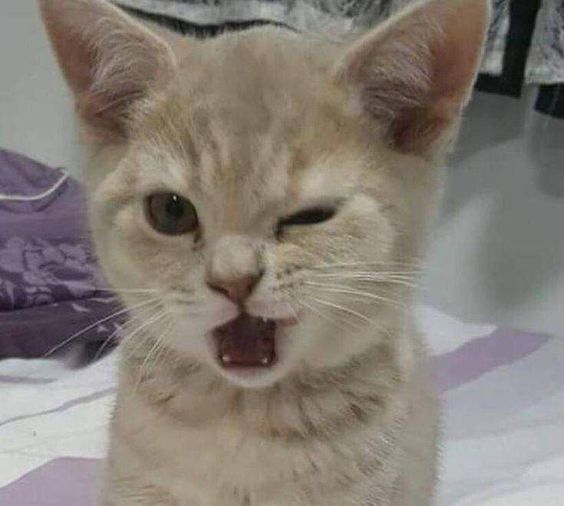
#> input picture exmpl/catsy.jpg, 564 x 506 px
$ jupyter execute exmpl.ipynb
#> lines starting #> are read from the running program, lines starting #| are printed output that depends on the picture
## Задание 2.1
<font size="4">Выбрать значение шага дискретизации в пределах от 5 до 15. Продискретизировать с этим шагом дискретизации изображение и вывести его на экран.

[cell 1]
import cv2
import numpy as np
from matplotlib import pyplot as plt
image = cv2.imread('catsy.jpg')
#> image is the input picture: shape (506, 564, 3); mean B, G, R 117.6, 125.5, 133.7
image = cv2.cvtColor(image, cv2.COLOR_BGR2RGB)
img = image.copy()

K = 15
s = img.shape
#> s = (506, 564, 3)

h1, w1 = s[0], s[1]
#> h1 = 506; w1 = 564
h = (s[0] - s[0] % K)
#> h = 495
w = (s[1] - s[1] % K)
#> w = 555

img = cv2.resize(img, (w, h))

for y in range(0, h-1, K):
    for x in range(0, w-1, K):
        if len(s) > 2:
            s = np.average(img[y:(y + K), x:(x + K)], axis=0)
            img[y:(y + K), x:(x + K)] = np.average(s, axis=0)
        else:
            s = img[y:(y+K), x:(x+K)]
            img[y:(y+K), x:(x+K)] = np.average(s)
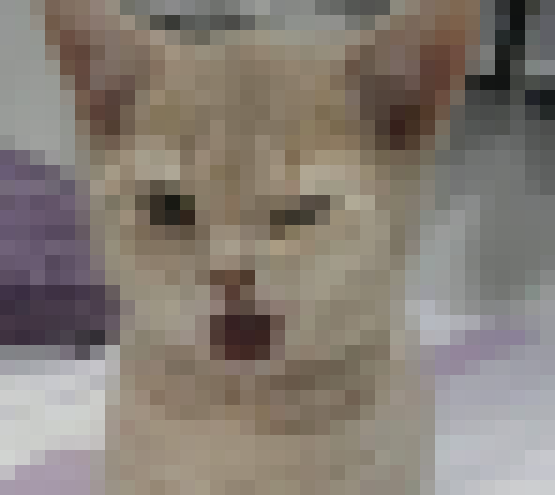
#> img: shape (495, 555, 3); mean R, G, B 133, 124.9, 117

img = cv2.resize(img, (w1, h1))
#> img: shape (506, 564, 3)
res = np.hstack((image, img))
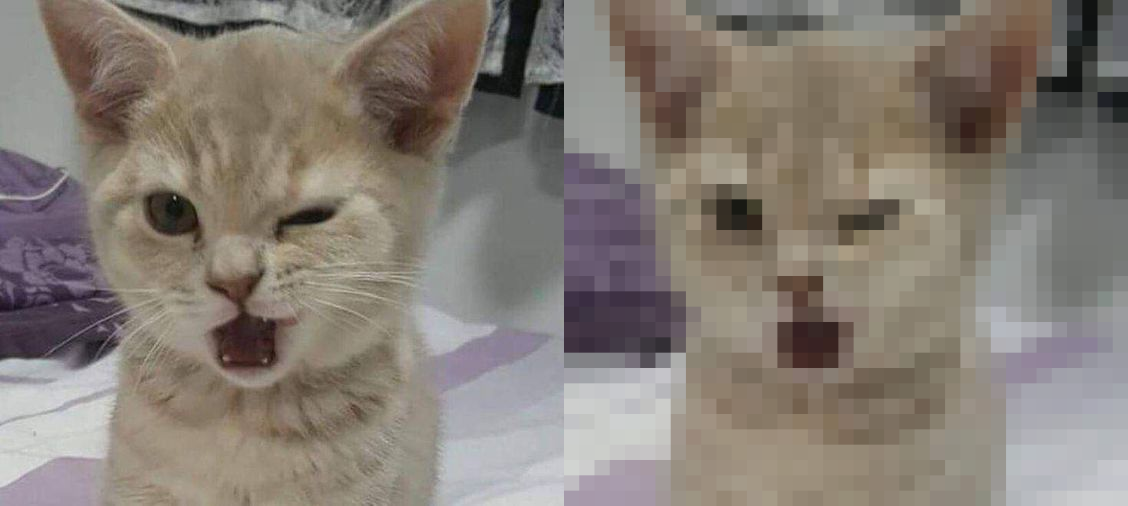
#> res: shape (506, 1128, 3); mean R, G, B 133.3, 125.2, 117.3
plt.figure(figsize=(10, 20))
plt.axis("off")
plt.imshow(res)

## Задание 2.2
<font size="4">Проквантовать изображение, сократив число градаций до 4

[cell 2]
img = cv2.imread('catsy.jpg')
img = cv2.cvtColor(img,cv2.COLOR_BGR2RGB)

Z = img.reshape((-1, 3))
Z = np.float32(Z)

crt = (cv2.TERM_CRITERIA_EPS + cv2.TERM_CRITERIA_MAX_ITER, 10, 1.0)

k = 4
ret, label, center = cv2.kmeans(Z, k, None, crt, 10, cv2.KMEANS_RANDOM_CENTERS)
#> ret = 168399920; center = [[69.08, 57.44, 55.63], [186.4, 187, 190.3], [122.5, 111.7, 100.9], [152.4, 145.5, 135.2]]

center = np.uint8(center)
#> center = [[69, 57, 55], [186, 186, 190], [122, 111, 100], [152, 145, 135]]
res = center[label.flatten()]
res2 = res.reshape((img.shape))
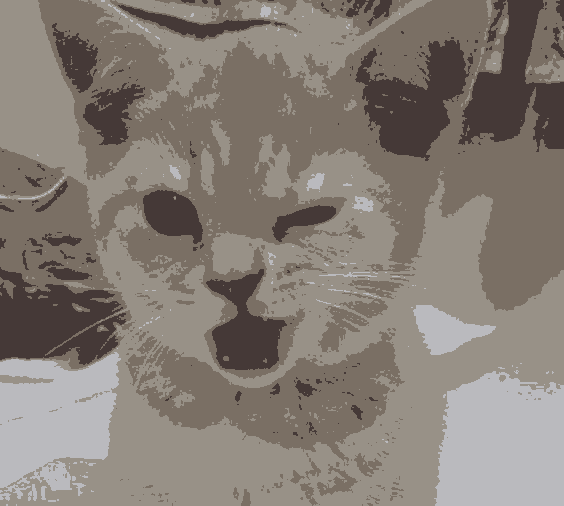
#> res2: shape (506, 564, 3); mean R, G, B 133.3, 124.8, 117.1

result = np.hstack((img, res2))
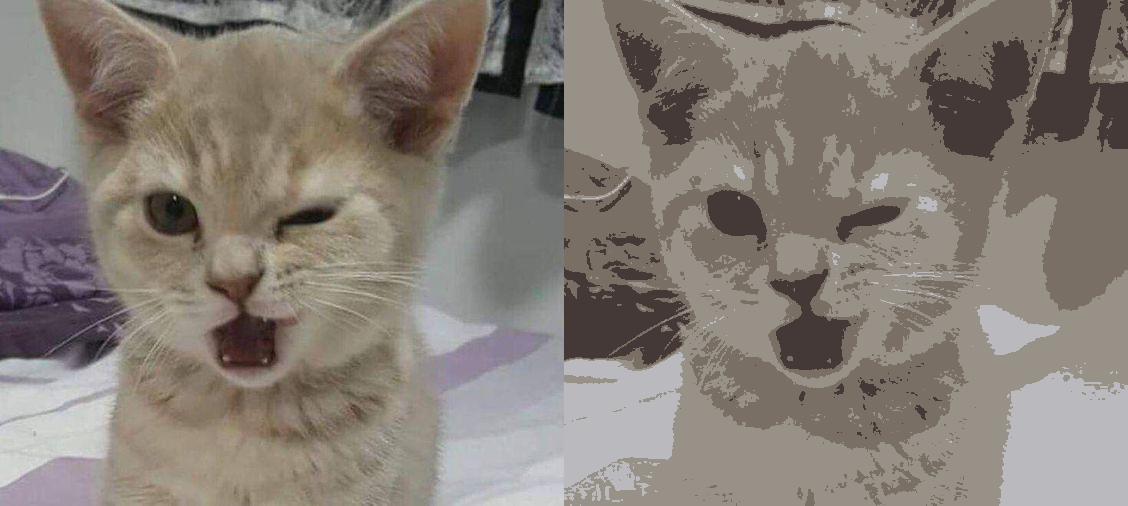
#> result: shape (506, 1128, 3); mean R, G, B 133.5, 125.2, 117.3

plt.figure(figsize=(10, 20))
plt.axis("off")
plt.imshow(result)
